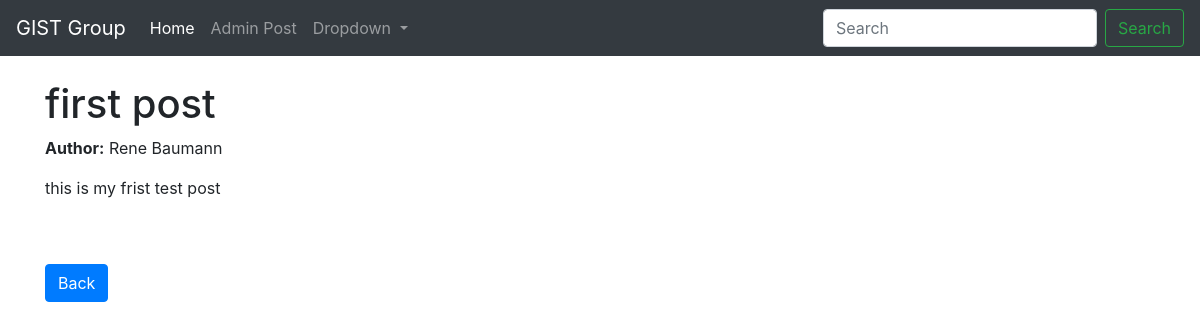
Page /blog/post/1/ on the committed database.
### blog/models.py (models this page shows, shortened)
class BlogPost(models.Model):
    title = models.CharField(max_length=200)
    content = models.TextField()
    author = models.ForeignKey(User, on_delete=models.CASCADE)  # ForeignKey relationship with User model

### blog/views.py (the view)
# urls.py: path('post/<int:pk>/', BlogPostDetailView.as_view(), name='post_detail'),
class BlogPostDetailView(DetailView):  # Create a detail view
    model = BlogPost
    template_name = 'post_detail.html'
    context_object_name = 'post'

### blog/templates/post_detail.html (shortened to what this page needs)
{% extends 'base.html' %}
{% block content %}
<!DOCTYPE html>
<html lang="en">
<head>
</head>
<body>
    <h1>{{ post.title }}</h1>
    <p><strong>Author:</strong> {{ post.author.first_name }} {{ post.author.last_name }}</p>
    <p>{{ post.content }}</p>
<br/><br/>
<a href="{% url 'index' %}" class="btn btn-primary">Back</a>
</body>
</html>
{% endblock %}

### rows in the picture
BlogPost: title "first post", author.first_name "Rene", author.last_name "Baumann", content "this is my frist test post"
